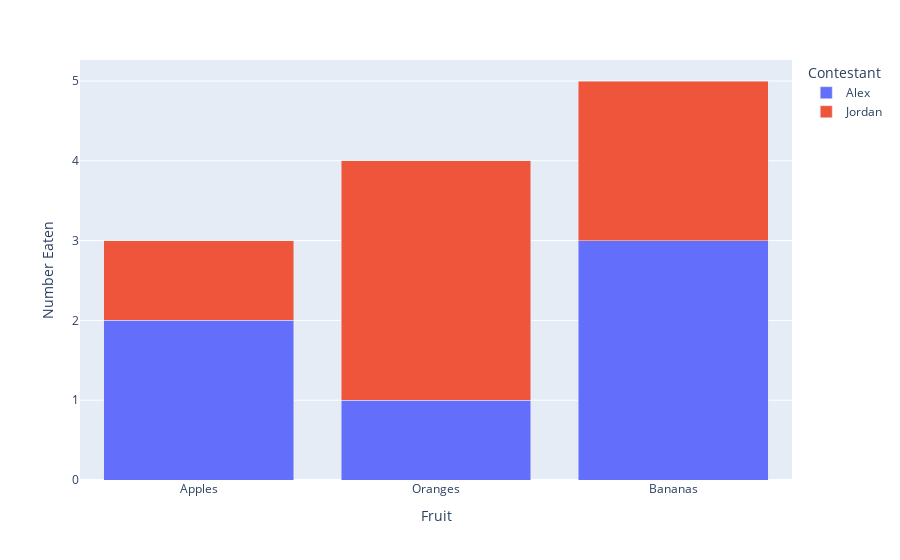

The code cell stored with this chart in its notebook:
### Code cell
# Plotly Express stacked bar chart

import plotly.express as px

fig = px.bar(df, 
             x="Fruit", 
             y="Number Eaten", 
             color="Contestant", 
             barmode="stack")
fig.show()

### Figure 1 — Plotly figure (JSON) as saved in the notebook; plotly's stock layout.template omitted (floating-point values rounded to 4 significant figures)
{"data": [{"alignmentgroup": "True", "hovertemplate": "Contestant=Alex<br>Fruit=%{x}<br>Number Eaten=%{y}<extra></extra>", "legendgroup": "Alex", "marker": {"color": "#636efa", "pattern": {"shape": ""}}, "name": "Alex", "offsetgroup": "Alex", "orientation": "v", "showlegend": true, "textposition": "auto", "type": "bar", "x": ["Apples", "Oranges", "Bananas"], "xaxis": "x", "y": [2, 1, 3], "yaxis": "y"}, {"alignmentgroup": "True", "hovertemplate": "Contestant=Jordan<br>Fruit=%{x}<br>Number Eaten=%{y}<extra></extra>", "legendgroup": "Jordan", "marker": {"color": "#EF553B", "pattern": {"shape": ""}}, "name": "Jordan", "offsetgroup": "Jordan", "orientation": "v", "showlegend": true, "textposition": "auto", "type": "bar", "x": ["Apples", "Oranges", "Bananas"], "xaxis": "x", "y": [1, 3, 2], "yaxis": "y"}], "layout": {"autosize": true, "barmode": "stack", "legend": {"title": {"text": "Contestant"}, "tracegroupgap": 0}, "margin": {"t": 60}, "xaxis": {"anchor": "y", "autorange": true, "domain": [0, 1], "range": [-0.5, 2.5], "title": {"text": "Fruit"}, "type": "category"}, "yaxis": {"anchor": "x", "autorange": true, "domain": [0, 1], "range": [0, 5.263], "title": {"text": "Number Eaten"}, "type": "linear"}}}
